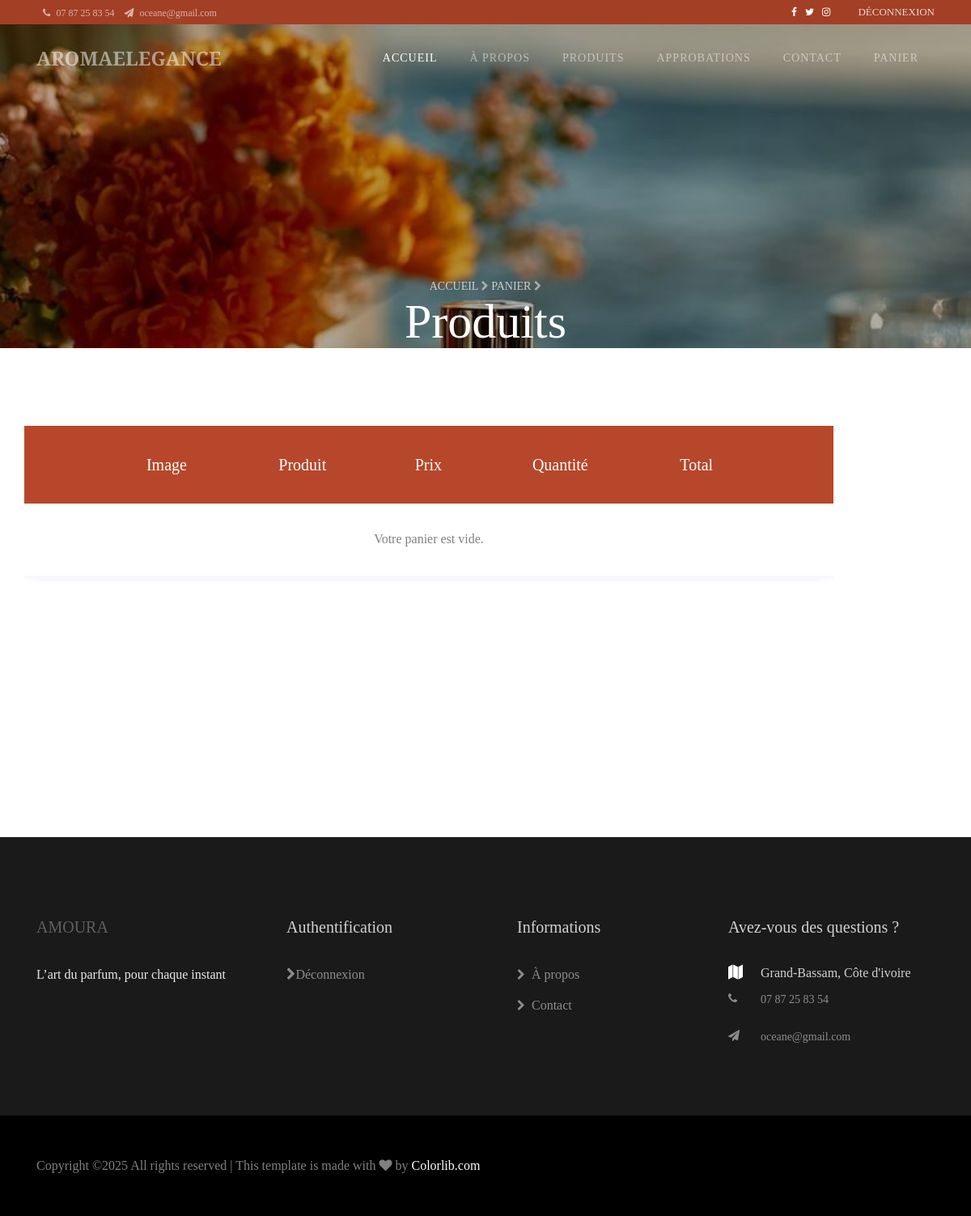
Page /produits/panier/ (signed in) on the committed database.
### base/models.py (models this page shows, shortened)
class InformationsSite(models.Model):
    nom_site = models.CharField(max_length=100, default="Liquor Store")
    slogan = models.CharField(max_length=255, blank=True, null=True)
    description = models.TextField(blank=True, null=True)
    facebook_link = models.URLField(blank=True, null=True)
    twitter_link = models.URLField(blank=True, null=True)
    instagram_link = models.URLField(blank=True, null=True)
    dribbble_link = models.URLField(blank=True, null=True)
    adresse = models.CharField(max_length=255, blank=True, null=True)
    telephone = models.CharField(max_length=50, blank=True, null=True)
    email = models.EmailField(blank=True, null=True)
    updated_at = models.DateTimeField(auto_now=True)
    class Meta:
        verbose_name = "Information du Site"
        verbose_name_plural = "Informations du Site"

### produit/models.py (models this page shows, shortened)
class ProduitHeader(models.Model):
    titre = models.CharField(max_length=255, default="Produits")
    sous_titre = models.CharField(max_length=255, default="Home > Products")
    image_fond = models.ImageField(upload_to='produits/headers/', blank=True, null=True)

### produit/views.py (the view)
# urls.py: path('panier/', panier_view, name='panier'),
@login_required
def panier_view(request):
    header = ProduitHeader.objects.first()
    panier = Panier.objects.filter(utilisateur=request.user, statut='en_attente_confirmation').first()
    categories = CategorieProduit.objects.all()
    return render(request, 'produit/panier.html', {
        'panier': panier,
        'header': header,
        'categories': categories,
    })

### base/context_processors.py (called while the page is built)
def informations_site(request):
    info = InformationsSite.objects.first()
    return {'infos_site': info}

### produit/models.py (called while the page is built)
    def total(self):
        return sum(item.total() for item in self.items.all())

### produit/templates/produit/panier.html (shortened to what this page needs)
{% extends "base/base.html" %}
{% block content %}
<section class="hero-wrap hero-wrap-2" style="background-image: url('{{ header.image_fond.url }}');" data-stellar-background-ratio="0.5">
  <div class="overlay"></div>
  <div class="container">
    <div class="row no-gutters slider-text align-items-end justify-content-center">
      <div class="col-md-9 text-center">
        <p class="breadcrumbs mb-0">
          <span><a href="{% url 'accueil' %}">Accueil <i class="fa fa-chevron-right"></i></a></span>
          <span>Panier <i class="fa fa-chevron-right"></i></span>
        </p>
        <h2 class="mb-0 bread">{{ header.titre }}</h2>
      </div>
    </div>
  </div>
</section>
<section class="ftco-section">
  <div class="container">
    <div class="row">
      <div class="table-wrap">
        <form method="post">
          <table class="table">
            <thead class="thead-primary">
              <tr class="text-center">
                <th>&nbsp;</th>
                <th>Image</th>
                <th>Produit</th>
                <th>Prix</th>
                <th>Quantité</th>
                <th>Total</th>
                <th>&nbsp;</th>
              </tr>
            </thead>
            <tbody>
              {% if panier and panier.items.all %}
              {% for item in panier.items.all %}
              <tr class="alert" role="alert">
                <td>
                  <label class="checkbox-wrap checkbox-primary">
                    <input type="checkbox" checked disabled>
                    <span class="checkmark"></span>
                  </label>
                </td>
                <td>
                  <div class="img" style="background-image: url('{{ item.produit.image_liste.url }}'); width: 80px; height: 80px; background-size: cover;"></div>
                </td>
                <td>
                  <div class="email">
                    <span>{{ item.produit.nom }}</span>
                    <span class="text-muted">{{ item.produit.presentation|truncatewords:10 }}</span>
                  </div>
                </td>
                <td>{{ item.prix_unitaire|floatformat:0 }} FCFA</td>
                <td class="quantity">
                  <div class="input-group">
                    <input type="number" class="quantity-input form-control input-number" value="{{ item.quantite }}" min="1" data-id="{{ item.id }}">
                  </div>
                </td>
                <td><strong>{{ item.total|floatformat:0 }} FCFA</strong></td>
                <td class="border-bottom-0">
                  <a href="{% url 'supprimer-item-panier' slug=item.produit.slug %}" class="close text-danger" aria-label="Supprimer" title="Supprimer">
                    <span aria-hidden="true"><i class="fa fa-close"></i></span>
                  </a>
                </td>
              </tr>
              {% endfor %}
              {% else %}
              <tr><td colspan="7" class="text-center">Votre panier est vide.</td></tr>
              {% endif %}
            </tbody>
          </table>
        </form>
      </div>
    </div>
    <div class="row justify-content-end">
    </div>
  </div>
</section>
{% endblock %}

### base/templates/base/base.html (shortened to what this page needs)
{% load static %}
<!DOCTYPE html>
<html lang="en">
  <head>
    <link rel="stylesheet" href="https://stackpath.bootstrapcdn.com/font-awesome/4.7.0/css/font-awesome.min.css">
    <link rel="stylesheet" href="{% static 'css/animate.css' %}">
    <link rel="stylesheet" href="{% static 'css/owl.carousel.min.css' %}">
    <link rel="stylesheet" href="{% static 'css/owl.theme.default.min.css' %}">
    <link rel="stylesheet" href="{% static 'css/magnific-popup.css' %}">
    <link rel="stylesheet" href="{% static 'css/flaticon.css' %}">
    <link rel="stylesheet" href="{% static 'css/style.css' %}">
  </head>
  <body>
  	<div class="wrap">
			<div class="container">
				<div class="row">
					<div class="col-md-6 d-flex align-items-center">
						<p class="mb-0 phone pl-md-2">
							<a href="#" class="mr-2"><span class="fa fa-phone mr-1"></span> {{ infos_site.telephone }}</a>
							<a href="#"><span class="fa fa-paper-plane mr-1"></span> {{ infos_site.email }}</a>
						</p>
					</div>
					<div class="col-md-6 d-flex justify-content-md-end">
						<div class="social-media mr-4">
			    		<p class="mb-0 d-flex">
			    			<a href="{{ infos_site.facebook_link }}" class="d-flex align-items-center justify-content-center"><span class="fa fa-facebook"><i class="sr-only">Facebook</i></span></a>
			    			<a href="{{ infos_site.twitter_link }}" class="d-flex align-items-center justify-content-center"><span class="fa fa-twitter"><i class="sr-only">Twitter</i></span></a>
			    			<a href="{{ infos_site.instagram_link }}" class="d-flex align-items-center justify-content-center"><span class="fa fa-instagram"><i class="sr-only">Instagram</i></span></a>
			    		</p>
		        </div>
		        <div class="reg">
                    <p class="mb-0">
                        {% if user.is_authenticated %}
                           <a href="{% url 'logout' %}">Déconnexion</a>
                        {% else %}
                            <a href="{% url 'register' %}" class="mr-2">S'inscrire</a>
                            <a href="{% url 'login' %}">Se connecter</a>
                        {% endif %}
                    </p>
                </div>
					</div>
				</div>
			</div>
		</div>
	  <nav class="navbar navbar-expand-lg navbar-dark ftco_navbar bg-dark ftco-navbar-light" id="ftco-navbar">
	    <div class="container">
	      <a class="navbar-brand" href="{% url 'accueil' %}"><span>AromaElegance</span></a>
	      <div class="order-lg-last btn-group">
          <a href="#" class="btn-cart dropdown-toggle dropdown-toggle-split" data-toggle="dropdown" aria-haspopup="true" aria-expanded="false">
          </a>
	      <div class="collapse navbar-collapse" id="ftco-nav">
	        <ul class="navbar-nav ml-auto">
	          <li class="nav-item active"><a href="{% url 'accueil' %}" class="nav-link">Accueil</a></li>
	          <li class="nav-item"><a href="{% url 'about' %}" class="nav-link">À propos</a></li>
	          <li class="nav-item"><a href="{% url 'produits' %}" class="nav-link">Produits</a></li>
              {% if user.is_authenticated and user.is_admin %}
                 <li class="nav-item"><a href="{% url 'admin-approbations' %}" class="nav-link">Approbations</a></li>
              {% endif %}
	          <li class="nav-item"><a href="{% url 'contact' %}" class="nav-link">Contact</a></li>
              {% if user.is_authenticated %}
                <li class="nav-item"><a href="{% url 'panier' %}" class="nav-link">Panier</a></li>
              {% endif %}
	        </ul>
	      </div>
	    </div>
	  </nav>
  <main>
        {% block content %}
        {% endblock %}
  </main>
    <div class="toast-container position-fixed top-0 end-0 p-3 z-3">
  </div>
   <footer class="ftco-footer">
      <div class="container">
        <div class="row mb-5">
          <div class="col-sm-12 col-md">
            <div class="ftco-footer-widget mb-4">
              <h2 class="ftco-heading-2 logo"><a href="{% url 'accueil' %}"><span>Amoura</span></a></h2>
              <p>{{ infos_site.slogan }}</p>
              <ul class="ftco-footer-social list-unstyled mt-2">
              </ul>
            </div>
          </div>
          <div class="col-sm-12 col-md">
            <div class="ftco-footer-widget mb-4 ml-md-4">
                <h2 class="ftco-heading-2">Authentification</h2>
                <ul class="list-unstyled">
                    {% if user.is_authenticated %}
                        <li>
                            <a href="{% url 'logout' %}" class="fa fa-chevron-right mr-2">Déconnexion</a>
                        </li>
                    {% else %}
                        <li><a href="{% url 'register' %}"><span class="fa fa-chevron-right mr-2"></span>S'inscrire</a></li>
                        <li><a href="{% url 'login' %}"><span class="fa fa-chevron-right mr-2"></span>Connexion</a></li>
                    {% endif %}
                </ul>
            </div>
        </div>
          <div class="col-sm-12 col-md">
            <div class="ftco-footer-widget mb-4 ml-md-4">
              <h2 class="ftco-heading-2">Informations</h2>
              <ul class="list-unstyled">
                <li><a href="{% url 'about' %}"><span class="fa fa-chevron-right mr-2"></span>À propos</a></li>
                <li><a href="{% url 'contact' %}"><span class="fa fa-chevron-right mr-2"></span>Contact</a></li>
              </ul>
            </div>
          </div>
          <div class="col-sm-12 col-md">
              <div class="ftco-footer-widget mb-4">
            	<h2 class="ftco-heading-2">Avez-vous des questions ?</h2>
            	<div class="block-23 mb-3">
	              <ul>
	                <li><span class="icon fa fa-map marker"></span><span class="text">{{ infos_site.adresse }}</span></li>
	                <li><a href="tel:{{ infos_site.telephone }}"><span class="icon fa fa-phone"></span><span class="text">{{ infos_site.telephone }}</span></a></li>
	                <li><a href="mailto:{{ infos_site.email }}"><span class="icon fa fa-paper-plane pr-4"></span><span class="text">{{ infos_site.email }}</span></a></li>
	              </ul>
	            </div>
            </div>
          </div>
        </div>
      </div>
      <div class="container-fluid px-0 py-5 bg-black">
      	<div class="container">
      		<div class="row">
	          <div class="col-md-12">
	            <p class="mb-0" style="color: rgba(255,255,255,.5);">
	  Copyright &copy;<script>document.write(new Date().getFullYear());</script> All rights reserved | This template is made with <i class="fa fa-heart color-danger" aria-hidden="true"></i> by <a href="https://colorlib.com" target="_blank">Colorlib.com</a>
	  </p>
	          </div>
	        </div>
      	</div>
      </div>
    </footer>
  </body>
</html>

### rows in the picture
InformationsSite: telephone "07 87 25 83 54", email "oceane@gmail.com", slogan "L’art du parfum, pour chaque instant", adresse "Grand-Bassam, Côte d'ivoire"
ProduitHeader: image_fond (picture), titre "Produits"
